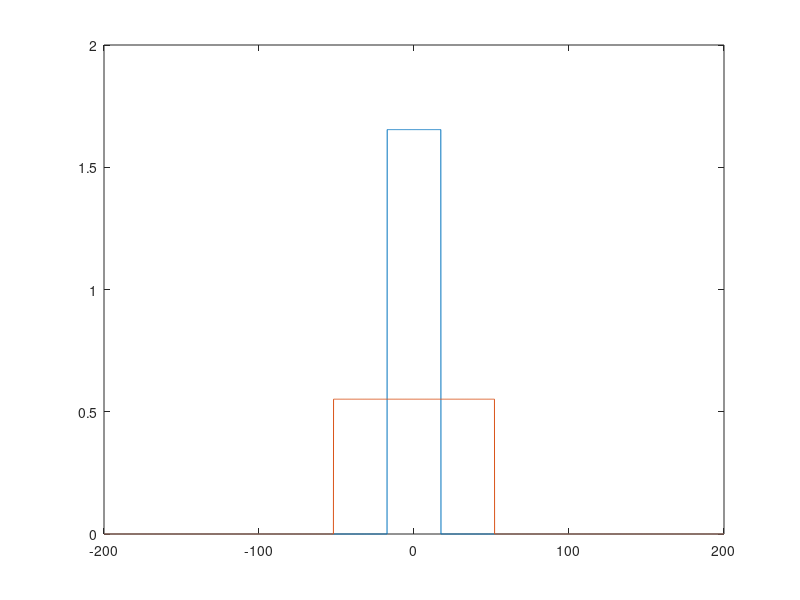

Reproduce this figure in MATLAB.
clc
clear

AS_in_degree = [10 30];
AoA_in_degree = 0;

%%%%%%% Initialization %%%%%%%%
AS = zeros(length(AS_in_degree));
delta_phi = zeros(length(AS_in_degree));
Q = zeros(length(AS_in_degree));
delta_phi_in_degree = zeros(length(AS_in_degree));

for ii=1:length(AS_in_degree)
    AS(ii) = AS_in_degree(ii) * pi / 180;
    delta_phi(ii) = sqrt(3)*AS(ii);
    AoA = AoA_in_degree * pi / 180;
    Q(ii) = 1/(2*delta_phi(ii));
    delta_phi_in_degree(ii) = delta_phi(ii) * 180 / pi;

    phi_in_degree = -delta_phi_in_degree(ii)+AoA_in_degree : 0.1 : delta_phi_in_degree(ii)+AoA_in_degree;
    phi = -delta_phi(ii):(0.1*pi/180):delta_phi(ii);
    P = zeros(1, 200*2*10+1);
    
    sigmaA = 0;
    sigma = 0;
    j = 1;
    k = 1;
    for i=-200:0.1:200
        j = round((i+200)*10+1); % change phi_in_degree to index
        if(i < delta_phi_in_degree(ii) + AoA_in_degree && i > -delta_phi_in_degree(ii) + AoA_in_degree)
            P(j) = Q(ii);
            sigmaA = sigmaA + phi(k)^2*P(j)*(0.01*pi/180);
            sigma = sigma + phi(k)^2*P(j)*(0.01*pi/180);
            k = k + 1;
        else
            P(j) = 0;
        end
        
        j = j+1;
    end
    sigmaA
    sigmaA_in_degree = sqrt(sigmaA)*180/pi
   
    
    plot(-200:0.1:200, P);
    hold on
end